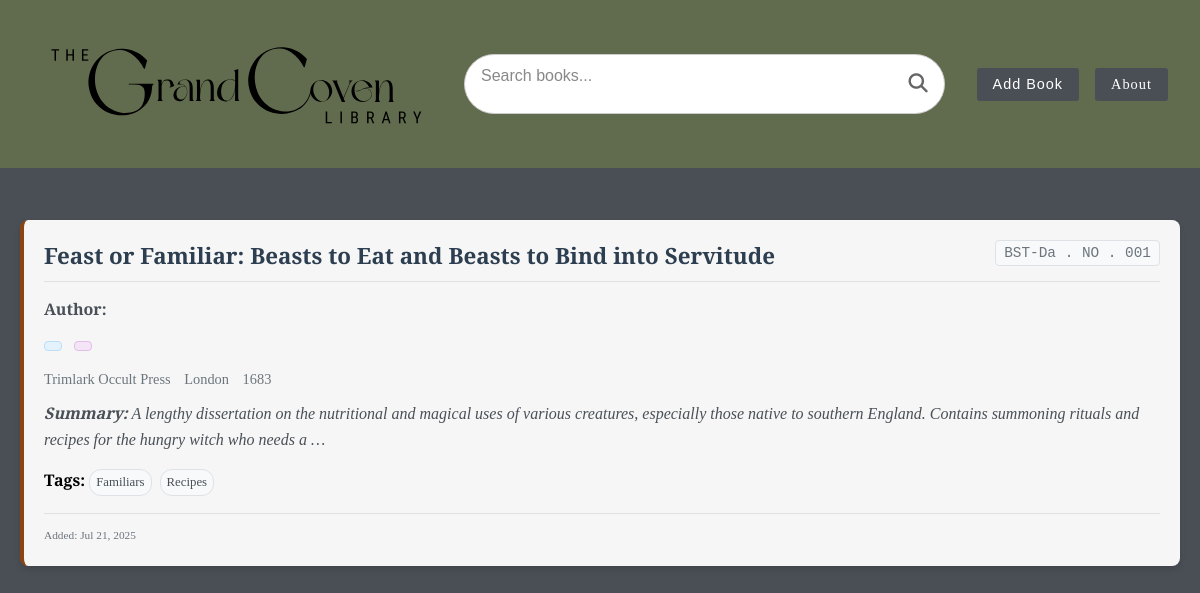
Before: / with the older database file.
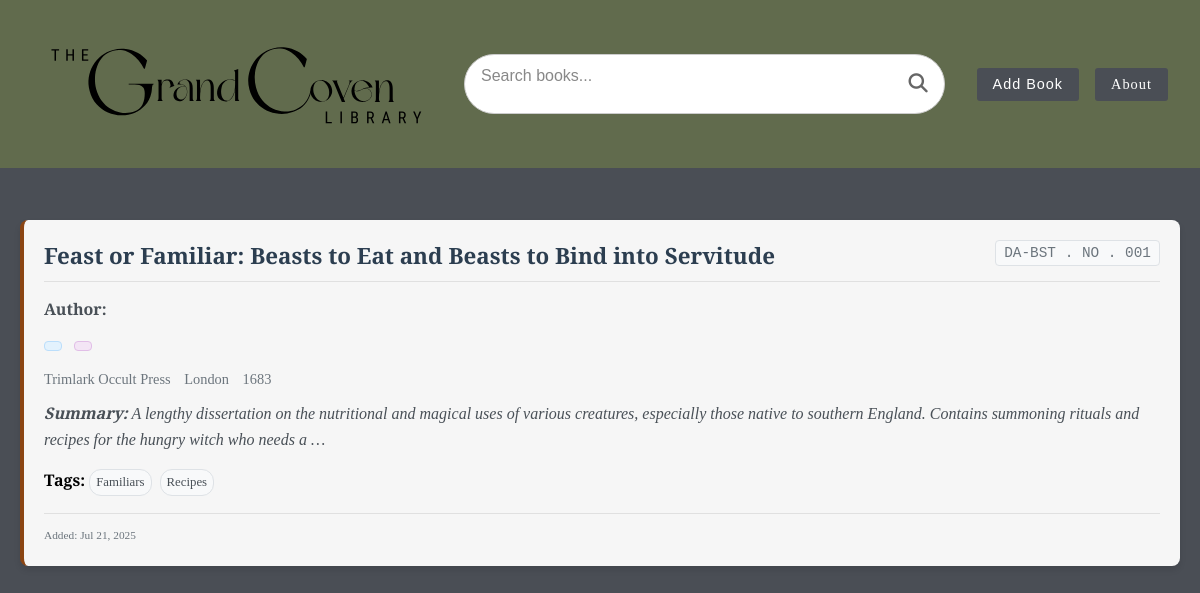
After: the same page with the newer database file.
### books/models.py (models this page shows, shortened)
class Book(models.Model):
    title = models.CharField(max_length=1000)
    author_anonymous = models.BooleanField(default=False, blank=True)
    author_first_name = models.CharField(max_length=200, blank=True)
    author_last_name = models.CharField(max_length=200, blank=True)
    magic_category= models.CharField(max_length=2, choices=MAGIC_CHOICES)
    book_type = models.CharField(max_length=3, choices=TYPE_CHOICES)
    call_number = models.CharField(max_length=50, blank=True)
    summary = models.TextField(blank=True)
    publisher = models.CharField(max_length=200, blank=True)
    city = models.CharField(max_length=200, blank=True)
    year = models.CharField(max_length=200, blank=True)
    created_at = models.DateTimeField(auto_now_add=True)
    tags = models.ManyToManyField(Tag, blank=True)
    entry_number = models.IntegerField(default=0)
    notes = models.TextField(blank=True)
    librarian = models.CharField(max_length=300, blank=True)

### books/views.py (the view)
# urls.py: path('', views.home, name='home'),
def home(request):
    books = Book.objects.all().order_by('created_at')
    if request.method == "POST":
        form = BookForm(request.POST)
        if form.is_valid():
            code = form.cleaned_data['gcl_secret_code'].strip()
            if code != settings.GCL_SECRET_CODE:
                form.add_error('gcl_secret_code', 'Invalid GCL Password. Correct password can be found on page 14 of the GCL Zine.')
            else:
                form.save()
                return redirect("home")
    else:
        form = BookForm()
    return render(request, 'books/booklist.html', {'form': form, 'books': books})

### books/forms.py (shortened to what this page needs)
class BookForm(forms.ModelForm):
    gcl_secret_code = forms.CharField(
        label="GCL Secret Code",
        max_length=100,
        required=True,
        widget=forms.TextInput(attrs={'placeholder': 'Password can be found on page 14 of the GCL Zine.'})
    )
    tags = forms.ModelMultipleChoiceField(
        queryset=Tag.objects.all(),
        required=False,
        widget=forms.SelectMultiple(attrs={'class': 'tag-select'})
    )
    class Meta:
        model = Book
        exclude = ['call_number', 'entry_number']  # Exclude autogenerated fields
    def __init__(self, *args, **kwargs):
        super().__init__(*args, **kwargs)
        self.fields['tags'].queryset = Tag.objects.all()
        if self.instance and self.instance.pk:
            self.fields['tags'].initial = self.instance.tags.all()

### books/models.py (called while the page is built)
    def __str__(self):
        return self.name

### books/templates/books/booklist.html
{% extends "books/base.html" %} {% block content %} {% load static %}
<div class="book-listing-container">
  {% for book in books %}
  <div class="book-card">
    <div class="book-header">
      <h3 class="book-title">{{ book.title }}</h3>
      <span class="call-number">{{ book.call_number }}</span>
    </div>
    <div class="book-details">
      <div class="book-author"><strong>Author:</strong> {{ book.author }}</div>
      <div class="book-classification">
        <span class="type-badge">{{ book.get_type_code_display }}</span>
        <span class="class-badge">{{ book.get_class_code_display }}</span>
      </div>
      {% if book.publisher or book.city or book.year %}
      <div class="book-publication">
        {% if book.publisher %}
        <span class="publisher">{{ book.publisher }}</span>
        {% endif %} {% if book.city %}
        <span class="city">{{ book.city }}</span>
        {% endif %} {% if book.year %}
        <span class="year">{{ book.year }}</span>
        {% endif %}
      </div>
      {% endif %} {% if book.summary %}
      <div class="book-summary">
        <strong>Summary:</strong> {{ book.summary|truncatewords:30 }}
      </div>
      {% endif %} {% if book.tags.all %}
      <div class="book-tags">
        <strong>Tags:</strong>
        {% for tag in book.tags.all %}
        <span class="tag">{{ tag.name }}</span>
        {% endfor %}
      </div>
      {% endif %}
      <div class="book-meta">
        <small>Added: {{ book.created_at|date:"M d, Y" }}</small>
      </div>
    </div>
  </div>
  {% empty %}
  <div class="no-books">
    <p>No books have been added to the library yet.</p>
    <p>Click the "Add Book" button to add your first book!</p>
  </div>
  {% endfor %}
</div>
{% endblock %}

Changed rows visible on the page:
changed Book "Feast or Familiar: Beasts to Eat and Beasts to Bind into Servitude": call_number "BST-Da . NO . 001" → "DA-BST . NO . 001"
